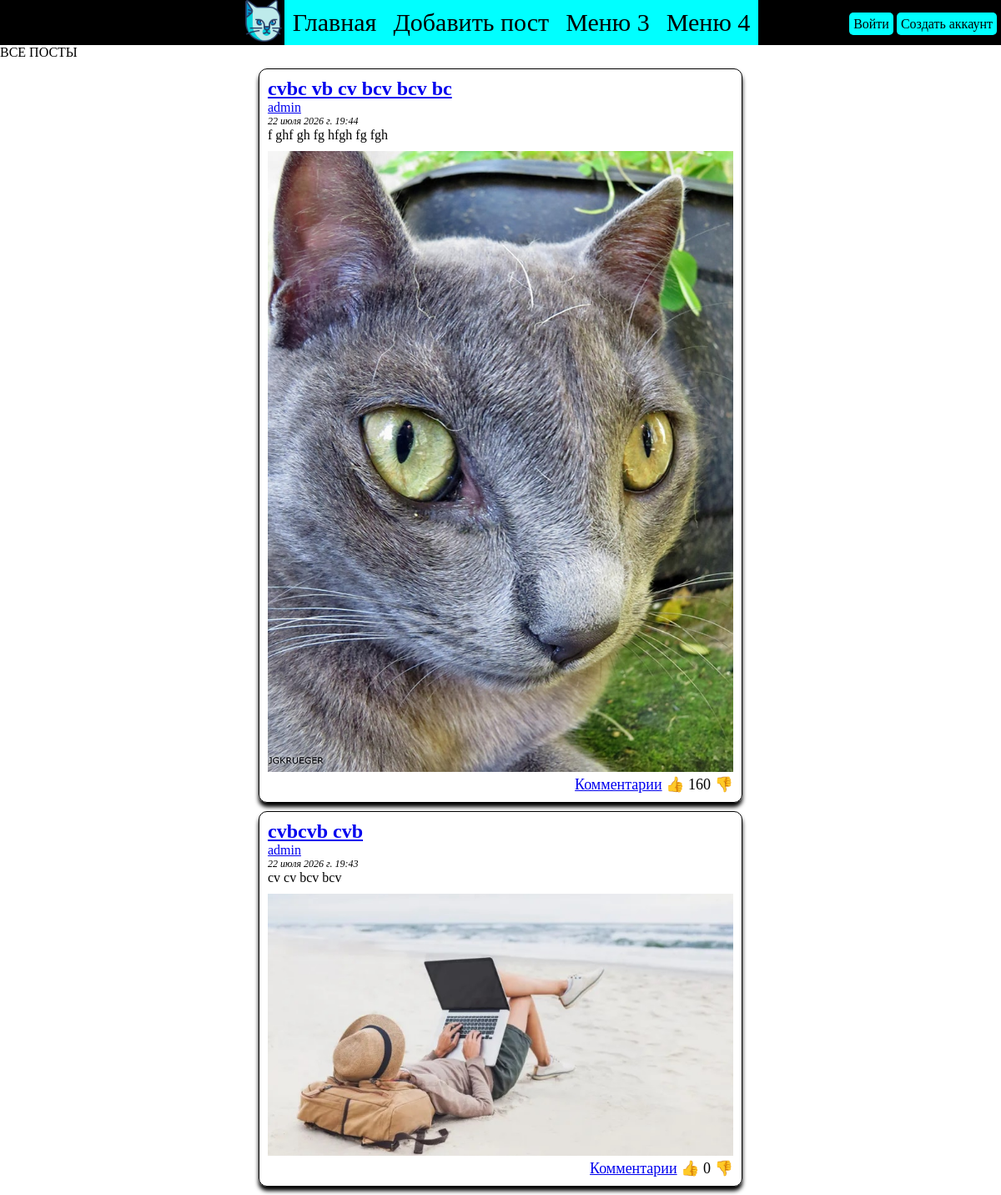
/, run on an earlier commit of the app's database.
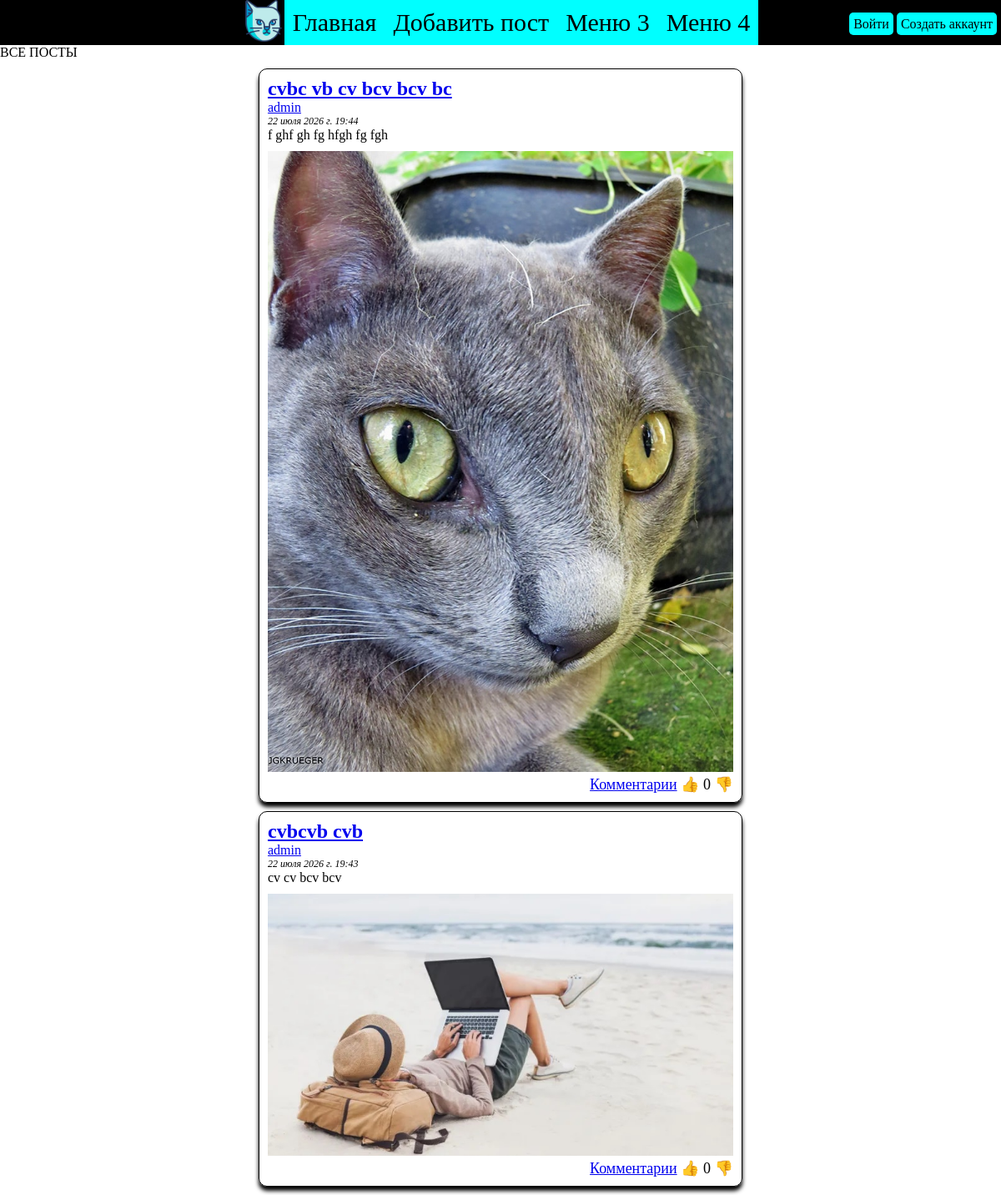
And on a later commit of the database.
### posts_app/models.py (models this page shows, shortened)
class Post(models.Model):
    title = models.CharField(max_length=255)                # заголовок поста, максимум 255 символов
    content = models.CharField(max_length=10000)            # содержимое поста, максимум 10000 символов
    image = models.ImageField(upload_to="posts_images/" ,null=True, blank=True)         # ссылка на картинку в посте, поле можно оставить пустым
    create_date = models.DateTimeField(auto_now_add=True)   # дата и время публикации поста, при создании поста запишем текущее время на сервере
    author = models.ForeignKey(User, on_delete=models.CASCADE, related_name="posts")    # кто автор. Внешний ключ на таблицу пользователей. При удалении пользователя удаляем все его посты. related_name="posts" так можно будет потом у пользователя найти все его посты
    rating = models.IntegerField(default=0)                 # рейтинг в виде числа. При создании поста по-умолчанию равняется нулю
    class Meta:                                             # доп настройки таблицы
        verbose_name = "Пост"                               # как писать название таблицы в админке в единственном числе
        verbose_name_plural = "Посты"                       # мн. число

### posts_app/views.py (the view)
# urls.py: path('', posts_app.views.all_posts_view, name="all_posts"),
def all_posts_view(request):
    all_posts = Post.objects.all().order_by("-create_date")[:2]    # получаем все посты и сортируем от новых к старым, берём первые 2 поста
    return render(
        template_name="posts_app/templates/all_posts.html",        # какой шаблон готовить
        request=request,
        context={"all_posts": all_posts}                           # коллекция наших первых постов
    )

### posts_app/templates/posts_app/templates/all_posts.html (shortened to what this page needs)
{% extends "posts_app/templates/base.html" %}
{% load static %}
{% block 'css_block' %}
<link rel="stylesheet" href="{% static 'posts_app/static/css/posts.css' %}">
{% endblock %}
{% block 'main_block' %}
<p>ВСЕ ПОСТЫ</p>
<div id="all_posts_container">
    {% for post in all_posts %}
        <div class="post_container">
            <div class="post_header">
                <h2><a href="/post/{{ post.id }}">{{ post.title }}</a></h2>
            </div>
            <a class="post_author" href="/user/{{ post.author.username }}">{{ post.author.username }}</a>
            <p class="post_date">{{ post.create_date }}</p>
            <p class="post_content">{{ post.content }}</p>
            {% if post.image %}
                <img src="{{ post.image.url }}" alt="картинка поста" class="post_image">
            {% endif %}
            <div class="post_footer">
                <a href="/post/{{ post.id }}">Комментарии</a>
                <button class="like_btn" post_id="{{ post.id }}">👍</button>
                <span class="rating">{{ post.rating }}</span>
                <button class="dislike_btn" post_id="{{ post.id }}">👎</button>
            </div>
        </div>
    {% endfor %}
</div>
{% endblock %}

What changed in the data, as far as the page shows it:
changed Post "cvbc vb cv bcv bcv bc": rating "160" → "0"
